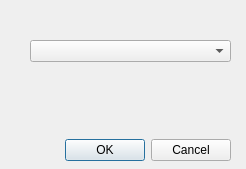
<?xml version="1.0" encoding="UTF-8"?>
<ui version="4.0">
 <class>Dialog</class>
 <widget class="QDialog" name="Dialog">
  <property name="windowModality">
   <enum>Qt::WindowModal</enum>
  </property>
  <property name="geometry">
   <rect>
    <x>0</x>
    <y>0</y>
    <width>246</width>
    <height>169</height>
   </rect>
  </property>
  <property name="sizePolicy">
   <sizepolicy hsizetype="Expanding" vsizetype="MinimumExpanding">
    <horstretch>0</horstretch>
    <verstretch>0</verstretch>
   </sizepolicy>
  </property>
  <property name="windowTitle">
   <string>Raum wählen</string>
  </property>
  <widget class="QWidget" name="verticalLayoutWidget">
   <property name="geometry">
    <rect>
     <x>30</x>
     <y>20</y>
     <width>201</width>
     <height>141</height>
    </rect>
   </property>
   <layout class="QVBoxLayout" name="verticalLayout">
    <item>
     <spacer name="horizontalSpacer">
      <property name="orientation">
       <enum>Qt::Horizontal</enum>
      </property>
      <property name="sizeHint" stdset="0">
       <size>
        <width>40</width>
        <height>20</height>
       </size>
      </property>
     </spacer>
    </item>
    <item>
     <widget class="QComboBox" name="space"/>
    </item>
    <item>
     <spacer name="verticalSpacer">
      <property name="orientation">
       <enum>Qt::Vertical</enum>
      </property>
      <property name="sizeHint" stdset="0">
       <size>
        <width>20</width>
        <height>40</height>
       </size>
      </property>
     </spacer>
    </item>
    <item>
     <widget class="QDialogButtonBox" name="buttonBox">
      <property name="orientation">
       <enum>Qt::Horizontal</enum>
      </property>
      <property name="standardButtons">
       <set>QDialogButtonBox::Cancel|QDialogButtonBox::Ok</set>
      </property>
     </widget>
    </item>
   </layout>
  </widget>
 </widget>
 <resources/>
 <connections>
  <connection>
   <sender>buttonBox</sender>
   <signal>accepted()</signal>
   <receiver>Dialog</receiver>
   <slot>accept()</slot>
   <hints>
    <hint type="sourcelabel">
     <x>248</x>
     <y>254</y>
    </hint>
    <hint type="destinationlabel">
     <x>157</x>
     <y>274</y>
    </hint>
   </hints>
  </connection>
  <connection>
   <sender>buttonBox</sender>
   <signal>rejected()</signal>
   <receiver>Dialog</receiver>
   <slot>reject()</slot>
   <hints>
    <hint type="sourcelabel">
     <x>316</x>
     <y>260</y>
    </hint>
    <hint type="destinationlabel">
     <x>286</x>
     <y>274</y>
    </hint>
   </hints>
  </connection>
 </connections>
</ui>
